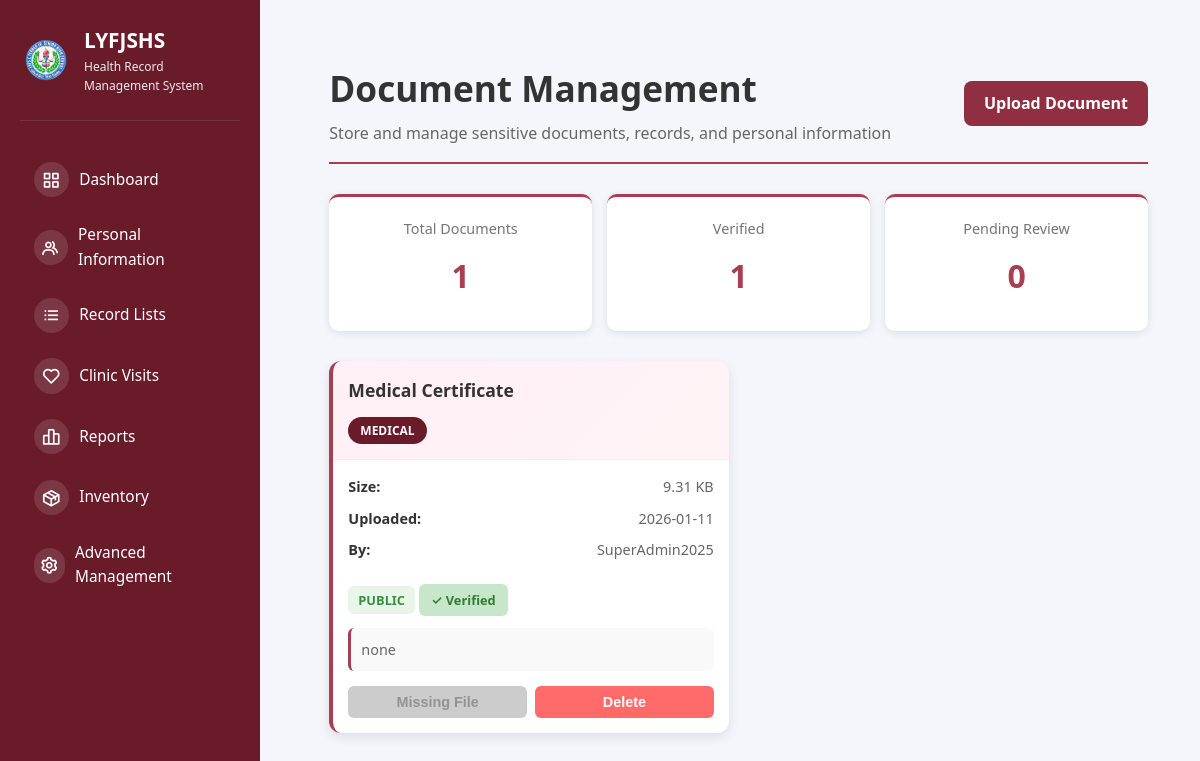
/documents (signed in), run on the app's committed database.
### tables this page shows
CREATE TABLE documents (
                id INTEGER PRIMARY KEY AUTOINCREMENT,
                document_name TEXT NOT NULL,
                document_type TEXT NOT NULL,
                file_path TEXT NOT NULL,
                file_size INTEGER,
                person_type TEXT,
                person_id INTEGER,
                description TEXT,
                sensitivity_level TEXT DEFAULT 'confidential',
                uploaded_by INTEGER NOT NULL,
                uploaded_by_name TEXT,
                is_verified INTEGER DEFAULT 0,
                verified_by INTEGER,
                verified_at TIMESTAMP,
                created_at TIMESTAMP DEFAULT CURRENT_TIMESTAMP,
                updated_at TIMESTAMP DEFAULT CURRENT_TIMESTAMP,
                FOREIGN KEY(uploaded_by) REFERENCES users(id),
                FOREIGN KEY(verified_by) REFERENCES users(id)
            );

### src/app.py (the view)
@app.route("/documents")
@require_role('super_admin', 'health_officer')
def document_management():
    db = get_db_connection()
    if not db:
        flash("Database error.", "danger")
        return redirect(url_for("dashboard"))
    try:
        cursor = db.cursor()
        cursor.execute("""
            SELECT * FROM documents
            ORDER BY created_at DESC
        """)
        documents = cursor.fetchall()
        doc_list = []
        for doc in documents:
            doc_dict = dict(doc)
            if os.path.exists(doc_dict['file_path']):
                doc_dict['file_exists'] = True
            else:
                doc_dict['file_exists'] = False
            doc_list.append(doc_dict)
        db.close()
        return render_template("admin/documents.html", documents=doc_list)
    except sqlite3.Error as e:
        flash(f"Database error: {str(e)}", "danger")
        return redirect(url_for("dashboard"))

### src/app.py (called while the page is built)
@app.before_request
def check_user_status():
    if session.get("logged_in"):
        if request.endpoint in ['login', 'logout', 'register', 'pending_approval', 'static']:
            return
        if session.get("role") == "pending":
            return redirect(url_for("pending_approval"))
        db = get_db_connection()
        if db:
            try:
                cursor = db.cursor()
                cursor.execute("SELECT is_active FROM users WHERE id = ?", (session.get("user_id"),))
                user = cursor.fetchone()
                db.close()
                if not user or not safe_row_get(user, 'is_active', 1):
                    session.clear()
                    flash("Your account has been disabled. Please contact the administrator.", "danger")
                    return redirect(url_for("login"))
            except sqlite3.Error:
                db.close()

@app.context_processor
def inject_user():
    user = None
    if session.get("logged_in"):
        db = get_db_connection()
        if db:
            try:
                cursor = db.cursor()
                cursor.execute("SELECT * FROM users WHERE id = ?", (session.get("user_id"),))
                user = cursor.fetchone()
                db.close()
            except sqlite3.Error:
                pass
    return {'current_user': user, 'max': max, 'min': min, 'range': range, 'csrf_token': generate_csrf}

def get_db_connection():
    try:
        conn = sqlite3.connect(DATABASE)
        conn.row_factory = sqlite3.Row  # This enables column access by name
        return conn
    except sqlite3.Error as e:
        logger.error(f"Database connection error: {e}")
        return None

def safe_row_get(row, key, default=None):
    if row is None:
        return default
    try:
        return row[key]
    except (IndexError, KeyError):
        return default

### templates/admin/documents.html (shortened to what this page needs)
{% extends "shared/base.html" %}  {% block content %}
<div class="doc-container">
  <div class="doc-header">
    <div>
      <h1>Document Management</h1>
      <p style="color: #666; margin-top: 5px">
        Store and manage sensitive documents, records, and personal information
      </p>
    </div>
    <a href="{{ url_for('upload_document') }}"> Upload Document</a>
  </div>
  <div class="stats-bar">
    <div class="stat-box">
      <div class="stat-label">Total Documents</div>
      <div class="stat-number">{{ documents|length }}</div>
    </div>
    <div class="stat-box">
      <div class="stat-label">Verified</div>
      <div class="stat-number">
        {{ documents|selectattr('is_verified', 'equalto', 1)|list|length }}
      </div>
    </div>
    <div class="stat-box">
      <div class="stat-label">Pending Review</div>
      <div class="stat-number">
        {{ documents|selectattr('is_verified', 'equalto', 0)|list|length }}
      </div>
    </div>
  </div>
  {% if documents %}
  <div class="document-grid">
    {% for doc in documents %}
    <div class="document-card">
      <div class="doc-card-header">
        <p class="doc-name">{{ doc.document_name }}</p>
        <span class="doc-type">{{ doc.document_type|upper }}</span>
      </div>
      <div class="doc-card-body">
        <div class="doc-meta">
          <div class="meta-item">
            <span class="meta-label">Size:</span>
            <span>{{ "%.2f"|format(doc.file_size / 1024) }} KB</span>
          </div>
          <div class="meta-item">
            <span class="meta-label">Uploaded:</span>
            <span>{{ doc.created_at[:10] }}</span>
          </div>
          <div class="meta-item">
            <span class="meta-label">By:</span>
            <span>{{ doc.uploaded_by_name }}</span>
          </div>
        </div>
        <div style="margin-bottom: 12px">
          <span
            class="sensitivity-badge sensitivity-{{ doc.sensitivity_level|lower }}"
          >
            {{ doc.sensitivity_level|upper }}
          </span>
          {% if doc.is_verified %}
          <span class="verification-badge verified">✓ Verified</span>
          {% else %}
          <span class="verification-badge unverified">⚠ Pending</span>
          {% endif %}
        </div>
        {% if doc.description %}
        <div class="doc-description">{{ doc.description }}</div>
        {% endif %}
        <div class="doc-actions">
          {% if doc.file_exists %}
          <button
            class="doc-btn btn-view"
            data-doc-id="{{ doc.id }}"
            data-doc-name="{{ doc.document_name }}"
            data-file-type="{{ doc.document_type }}"
            data-action="view"
          >
            View
          </button>
          {% else %}
          <button
            class="doc-btn"
            style="background: #ccc; cursor: not-allowed"
            disabled
          >
            Missing File
          </button>
          {% endif %}
          <button
            class="doc-btn btn-delete"
            data-doc-id="{{ doc.id }}"
            data-doc-name="{{ doc.document_name }}"
            data-action="delete"
          >
            Delete
          </button>
        </div>
      </div>
    </div>
    {% endfor %}
  </div>
  {% else %}
  <div class="empty-state">
    <div class="empty-icon">📭</div>
    <p>No documents uploaded yet</p>
    <a href="{{ url_for('upload_document') }}">Upload Your First Document</a>
  </div>
  {% endif %}
</div>
{% endblock %}

### static/css/dashboard.css (style rules this page uses)
* { margin: 0; padding: 0; box-sizing: border-box; }
:root { --primary-color: #2bb0a1; --secondary-color: #8b2340; --danger-color: #dc2626; --success-color: #16a34a; --warning-color: #ea580c; --light-bg: #f8fafc; --white: #ffffff; --text-dark: #1f2937; --text-light: #6b7280; --border-color: #e5e7eb; --shadow: 0 1px 3px rgba(0, 0, 0, 0.1); --shadow-lg: 0 10px 15px -3px rgba(0, 0, 0, 0.1); }
body { font-family: -apple-system, BlinkMacSystemFont, "Segoe UI", Roboto, Oxygen, Ubuntu, Cantarell, sans-serif; background-color: var(--light-bg); color: var(--text-dark); line-height: 1.6; }
html, body { height: 100%; font-family: system-ui, -apple-system, BlinkMacSystemFont, "Segoe UI", Roboto, sans-serif; }
body { background: #f5f6fb; color: #111827; }
.main-content h1 { font-size: 2.2rem; margin-bottom: 1.75rem; color: #111827; font-weight: 700; }
.stat-box { background: linear-gradient(135deg, #667eea 0%, #764ba2 100%); color: white; padding: 20px; border-radius: 8px; text-align: center; box-shadow: 0 4px 6px rgba(0, 0, 0, 0.1); }
.stat-number { font-size: 32px; font-weight: bold; margin-bottom: 5px; }
.stat-label { font-size: 14px; opacity: 0.9; }

### templates/admin/documents.html (style rules this page uses)
.doc-container { max-width: 1200px; margin: 0 auto; padding: 20px; }
.doc-header { display: flex; justify-content: space-between; align-items: center; margin-bottom: 30px; border-bottom: 2px solid #a83e51; padding-bottom: 15px; }
.doc-header h1 { margin: 0; color: #333; font-size: 2.2rem; }
.doc-header a { padding: 10px 20px; background: linear-gradient(135deg, #8f2f41, #8f2f41); color: white; border-radius: 8px; text-decoration: none; font-weight: 600; transition: all 0.3s; }
.document-grid { display: grid; grid-template-columns: repeat(auto-fill, minmax(320px, 1fr)); gap: 20px; margin-bottom: 30px; }
.document-card { background: white; border-radius: 12px; overflow: hidden; box-shadow: 0 4px 12px rgba(0, 0, 0, 0.1); transition: all 0.3s; border-left: 4px solid #a83e51; }
.doc-card-header { padding: 15px; background: linear-gradient( 135deg, rgba(255, 107, 157, 0.1), rgba(255, 139, 171, 0.1) ); border-bottom: 1px solid #f0f0f0; }
.doc-name { font-size: 1.1rem; font-weight: 700; color: #333; margin: 0 0 5px 0; word-break: break-word; }
.doc-type { display: inline-block; padding: 4px 12px; background: #6a1b2a; color: white; border-radius: 20px; font-size: 0.75rem; font-weight: 600; margin-top: 8px; }
.doc-card-body { padding: 15px; }
.doc-meta { display: flex; flex-direction: column; gap: 8px; margin-bottom: 15px; font-size: 0.9rem; }
.meta-item { display: flex; justify-content: space-between; color: #666; }
.meta-label { font-weight: 600; color: #333; }
.sensitivity-badge { display: inline-block; padding: 4px 10px; border-radius: 6px; font-size: 0.8rem; font-weight: 600; }
.sensitivity-public { background: #e8f5e9; color: #388e3c; }
.verification-badge { display: inline-block; padding: 6px 12px; border-radius: 6px; font-size: 0.8rem; font-weight: 600; margin-top: 8px; }
.verified { background: #c8e6c9; color: #2e7d32; }
.doc-description { color: #666; font-size: 0.9rem; margin-bottom: 15px; padding: 10px; background: #f9f9f9; border-radius: 6px; border-left: 3px solid #a83e51; }
.doc-actions { display: flex; gap: 8px; flex-wrap: wrap; }
.doc-btn { flex: 1; min-width: 70px; padding: 8px 12px; border: none; border-radius: 6px; font-size: 0.9rem; font-weight: 600; cursor: pointer; transition: all 0.3s; text-decoration: none; text-align: center; display: inline-block; }
.btn-delete { background: #ff6b6b; color: white; }
.stats-bar { display: grid; grid-template-columns: repeat(auto-fit, minmax(150px, 1fr)); gap: 15px; margin-bottom: 30px; }
.stat-box { background: white; padding: 20px; border-radius: 10px; text-align: center; box-shadow: 0 2px 8px rgba(0, 0, 0, 0.1); border-top: 3px solid #a83e51; }
.stat-number { font-size: 2rem; font-weight: 700; color: #a83e51; margin: 10px 0; }
.stat-label { font-size: 0.9rem; color: #666; }

### data on the page
documents: document_name "Medical Certificate", document_type "MEDICAL", doc.file_size/1024 "9.31", created_at "2026-01-11", uploaded_by_name "SuperAdmin2025", sensitivity_level "PUBLIC", is_verified "✓ Verified", description "none"

### other printed values
{{ documents|length }} "1"
{{ documents|selectattr('is_verified', 'equalto', 1)|list|length }} "1"
{{ documents|selectattr('is_verified', 'equalto', 0)|list|length }} "0"
